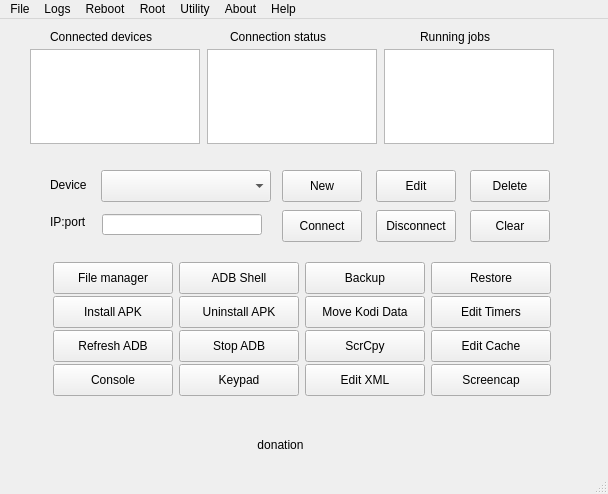
<?xml version="1.0" encoding="UTF-8"?>
<ui version="4.0">
 <class>MainWindow</class>
 <widget class="QMainWindow" name="MainWindow">
  <property name="geometry">
   <rect>
    <x>0</x>
    <y>0</y>
    <width>608</width>
    <height>494</height>
   </rect>
  </property>
  <property name="sizePolicy">
   <sizepolicy hsizetype="Preferred" vsizetype="Preferred">
    <horstretch>0</horstretch>
    <verstretch>0</verstretch>
   </sizepolicy>
  </property>
  <property name="windowTitle">
   <string>adblink</string>
  </property>
  <property name="styleSheet">
   <string notr="true"/>
  </property>
  <widget class="QWidget" name="centralWidget">
   <widget class="QLabel" name="server_running">
    <property name="geometry">
     <rect>
      <x>480</x>
      <y>500</y>
      <width>51</width>
      <height>20</height>
     </rect>
    </property>
    <property name="text">
     <string>server</string>
    </property>
   </widget>
   <widget class="QPushButton" name="donate">
    <property name="geometry">
     <rect>
      <x>130</x>
      <y>410</y>
      <width>301</width>
      <height>31</height>
     </rect>
    </property>
    <property name="focusPolicy">
     <enum>Qt::NoFocus</enum>
    </property>
    <property name="text">
     <string>donation</string>
    </property>
    <property name="iconSize">
     <size>
      <width>247</width>
      <height>26</height>
     </size>
    </property>
    <property name="flat">
     <bool>true</bool>
    </property>
   </widget>
   <widget class="QLabel" name="label_6">
    <property name="geometry">
     <rect>
      <x>230</x>
      <y>10</y>
      <width>111</width>
      <height>16</height>
     </rect>
    </property>
    <property name="text">
     <string>Connection status</string>
    </property>
   </widget>
   <widget class="QLabel" name="label_4">
    <property name="geometry">
     <rect>
      <x>50</x>
      <y>10</y>
      <width>117</width>
      <height>16</height>
     </rect>
    </property>
    <property name="text">
     <string>Connected devices</string>
    </property>
   </widget>
   <widget class="QLabel" name="label_7">
    <property name="geometry">
     <rect>
      <x>420</x>
      <y>10</y>
      <width>79</width>
      <height>16</height>
     </rect>
    </property>
    <property name="text">
     <string>Running jobs</string>
    </property>
   </widget>
   <widget class="QListWidget" name="listDevicesStatus">
    <property name="geometry">
     <rect>
      <x>207</x>
      <y>30</y>
      <width>170</width>
      <height>95</height>
     </rect>
    </property>
    <property name="minimumSize">
     <size>
      <width>170</width>
      <height>95</height>
     </size>
    </property>
    <property name="maximumSize">
     <size>
      <width>170</width>
      <height>95</height>
     </size>
    </property>
    <property name="focusPolicy">
     <enum>Qt::NoFocus</enum>
    </property>
    <property name="selectionMode">
     <enum>QAbstractItemView::NoSelection</enum>
    </property>
   </widget>
   <widget class="QListWidget" name="listRunningJobs">
    <property name="geometry">
     <rect>
      <x>384</x>
      <y>30</y>
      <width>170</width>
      <height>95</height>
     </rect>
    </property>
    <property name="minimumSize">
     <size>
      <width>170</width>
      <height>95</height>
     </size>
    </property>
    <property name="maximumSize">
     <size>
      <width>170</width>
      <height>95</height>
     </size>
    </property>
    <property name="focusPolicy">
     <enum>Qt::NoFocus</enum>
    </property>
    <property name="selectionMode">
     <enum>QAbstractItemView::NoSelection</enum>
    </property>
   </widget>
   <widget class="QListWidget" name="listDevices">
    <property name="geometry">
     <rect>
      <x>30</x>
      <y>30</y>
      <width>170</width>
      <height>95</height>
     </rect>
    </property>
    <property name="minimumSize">
     <size>
      <width>170</width>
      <height>95</height>
     </size>
    </property>
    <property name="maximumSize">
     <size>
      <width>170</width>
      <height>95</height>
     </size>
    </property>
    <property name="toolTip">
     <string>&lt;html&gt;&lt;head/&gt;&lt;body&gt;&lt;p&gt;Double-click device ID to start the file manager&lt;/p&gt;&lt;/body&gt;&lt;/html&gt;</string>
    </property>
    <property name="selectionMode">
     <enum>QAbstractItemView::SingleSelection</enum>
    </property>
    <property name="currentRow">
     <number>-1</number>
    </property>
   </widget>
   <widget class="QProgressBar" name="progressBar">
    <property name="enabled">
     <bool>true</bool>
    </property>
    <property name="geometry">
     <rect>
      <x>300</x>
      <y>500</y>
      <width>118</width>
      <height>16</height>
     </rect>
    </property>
    <property name="value">
     <number>25</number>
    </property>
    <property name="textVisible">
     <bool>false</bool>
    </property>
   </widget>
   <widget class="QPushButton" name="scrcpyOpen">
    <property name="geometry">
     <rect>
      <x>20</x>
      <y>490</y>
      <width>120</width>
      <height>32</height>
     </rect>
    </property>
    <property name="minimumSize">
     <size>
      <width>120</width>
      <height>32</height>
     </size>
    </property>
    <property name="maximumSize">
     <size>
      <width>120</width>
      <height>32</height>
     </size>
    </property>
    <property name="focusPolicy">
     <enum>Qt::NoFocus</enum>
    </property>
    <property name="toolTip">
     <string>&lt;html&gt;&lt;head/&gt;&lt;body&gt;&lt;p&gt;Open ScrCpy.  Shortcut: Ctrl-R&lt;/p&gt;&lt;/body&gt;&lt;/html&gt;</string>
    </property>
    <property name="text">
     <string>ScrCpy</string>
    </property>
   </widget>
   <widget class="QPushButton" name="pushButton">
    <property name="geometry">
     <rect>
      <x>160</x>
      <y>490</y>
      <width>93</width>
      <height>29</height>
     </rect>
    </property>
    <property name="text">
     <string>PushButton</string>
    </property>
   </widget>
   <widget class="QPushButton" name="connButton">
    <property name="geometry">
     <rect>
      <x>282</x>
      <y>191</y>
      <width>80</width>
      <height>32</height>
     </rect>
    </property>
    <property name="minimumSize">
     <size>
      <width>80</width>
      <height>32</height>
     </size>
    </property>
    <property name="maximumSize">
     <size>
      <width>80</width>
      <height>32</height>
     </size>
    </property>
    <property name="focusPolicy">
     <enum>Qt::NoFocus</enum>
    </property>
    <property name="toolTip">
     <string>&lt;html&gt;&lt;head/&gt;&lt;body&gt;&lt;p&gt;Connect android device via IP address. Shortcut: Ctrl-E&lt;/p&gt;&lt;/body&gt;&lt;/html&gt;</string>
    </property>
    <property name="text">
     <string>Connect</string>
    </property>
   </widget>
   <widget class="QPushButton" name="disButton">
    <property name="geometry">
     <rect>
      <x>376</x>
      <y>191</y>
      <width>80</width>
      <height>32</height>
     </rect>
    </property>
    <property name="minimumSize">
     <size>
      <width>80</width>
      <height>32</height>
     </size>
    </property>
    <property name="maximumSize">
     <size>
      <width>80</width>
      <height>32</height>
     </size>
    </property>
    <property name="focusPolicy">
     <enum>Qt::NoFocus</enum>
    </property>
    <property name="toolTip">
     <string>&lt;html&gt;&lt;head/&gt;&lt;body&gt;&lt;p&gt;Disconnect android device connected via IP address. Shortcut: Ctrl-F&lt;/p&gt;&lt;/body&gt;&lt;/html&gt;</string>
    </property>
    <property name="text">
     <string>Disconnect</string>
    </property>
   </widget>
   <widget class="QPushButton" name="clearButton">
    <property name="geometry">
     <rect>
      <x>470</x>
      <y>191</y>
      <width>80</width>
      <height>32</height>
     </rect>
    </property>
    <property name="minimumSize">
     <size>
      <width>80</width>
      <height>21</height>
     </size>
    </property>
    <property name="maximumSize">
     <size>
      <width>80</width>
      <height>16777215</height>
     </size>
    </property>
    <property name="focusPolicy">
     <enum>Qt::NoFocus</enum>
    </property>
    <property name="toolTip">
     <string>&lt;html&gt;&lt;head/&gt;&lt;body&gt;&lt;p&gt;Clear ad hoc IP/port. Shortcut: Ctrl-Y&lt;/p&gt;&lt;/body&gt;&lt;/html&gt;</string>
    </property>
    <property name="text">
     <string>Clear</string>
    </property>
   </widget>
   <widget class="QPushButton" name="delRecord">
    <property name="geometry">
     <rect>
      <x>470</x>
      <y>151</y>
      <width>80</width>
      <height>32</height>
     </rect>
    </property>
    <property name="minimumSize">
     <size>
      <width>80</width>
      <height>32</height>
     </size>
    </property>
    <property name="maximumSize">
     <size>
      <width>80</width>
      <height>32</height>
     </size>
    </property>
    <property name="focusPolicy">
     <enum>Qt::NoFocus</enum>
    </property>
    <property name="toolTip">
     <string>&lt;html&gt;&lt;head/&gt;&lt;body&gt;&lt;p&gt;Delete device record. Shortcut: Ctrl-D&lt;/p&gt;&lt;/body&gt;&lt;/html&gt;</string>
    </property>
    <property name="text">
     <string>Delete</string>
    </property>
   </widget>
   <widget class="QPushButton" name="newRecord">
    <property name="geometry">
     <rect>
      <x>282</x>
      <y>151</y>
      <width>80</width>
      <height>32</height>
     </rect>
    </property>
    <property name="minimumSize">
     <size>
      <width>80</width>
      <height>32</height>
     </size>
    </property>
    <property name="maximumSize">
     <size>
      <width>80</width>
      <height>32</height>
     </size>
    </property>
    <property name="focusPolicy">
     <enum>Qt::NoFocus</enum>
    </property>
    <property name="toolTip">
     <string>&lt;html&gt;&lt;head/&gt;&lt;body&gt;&lt;p&gt;Create new device record. Shortcut: Ctrl-B&lt;/p&gt;&lt;/body&gt;&lt;/html&gt;</string>
    </property>
    <property name="text">
     <string>New</string>
    </property>
   </widget>
   <widget class="QPushButton" name="editRecord">
    <property name="geometry">
     <rect>
      <x>376</x>
      <y>151</y>
      <width>80</width>
      <height>32</height>
     </rect>
    </property>
    <property name="minimumSize">
     <size>
      <width>80</width>
      <height>32</height>
     </size>
    </property>
    <property name="maximumSize">
     <size>
      <width>80</width>
      <height>32</height>
     </size>
    </property>
    <property name="focusPolicy">
     <enum>Qt::NoFocus</enum>
    </property>
    <property name="toolTip">
     <string>&lt;html&gt;&lt;head/&gt;&lt;body&gt;&lt;p&gt;Edit device record. Shortcut: Ctrl-C&lt;/p&gt;&lt;/body&gt;&lt;/html&gt;</string>
    </property>
    <property name="text">
     <string>Edit</string>
    </property>
   </widget>
   <widget class="QLabel" name="label_2">
    <property name="geometry">
     <rect>
      <x>50</x>
      <y>195</y>
      <width>41</width>
      <height>16</height>
     </rect>
    </property>
    <property name="text">
     <string>IP:port</string>
    </property>
   </widget>
   <widget class="QLineEdit" name="adhocip">
    <property name="geometry">
     <rect>
      <x>102</x>
      <y>195</y>
      <width>160</width>
      <height>21</height>
     </rect>
    </property>
    <property name="minimumSize">
     <size>
      <width>160</width>
      <height>0</height>
     </size>
    </property>
    <property name="maximumSize">
     <size>
      <width>160</width>
      <height>16777215</height>
     </size>
    </property>
    <property name="toolTip">
     <string>&lt;html&gt;&lt;head/&gt;&lt;body&gt;&lt;p&gt;IP address of ad hoc device. Use this to connect to devices that are not entered into the adbLink database. You can also specify a port by appending :&amp;lt;port&amp;gt; to the IP address.&lt;/p&gt;&lt;/body&gt;&lt;/html&gt;</string>
    </property>
   </widget>
   <widget class="QLabel" name="label_5">
    <property name="geometry">
     <rect>
      <x>50</x>
      <y>158</y>
      <width>41</width>
      <height>16</height>
     </rect>
    </property>
    <property name="text">
     <string>Device</string>
    </property>
   </widget>
   <widget class="QComboBox" name="deviceBox">
    <property name="geometry">
     <rect>
      <x>101</x>
      <y>151</y>
      <width>170</width>
      <height>32</height>
     </rect>
    </property>
    <property name="minimumSize">
     <size>
      <width>170</width>
      <height>32</height>
     </size>
    </property>
    <property name="maximumSize">
     <size>
      <width>170</width>
      <height>32</height>
     </size>
    </property>
    <property name="focusPolicy">
     <enum>Qt::NoFocus</enum>
    </property>
    <property name="toolTip">
     <string>&lt;html&gt;&lt;head/&gt;&lt;body&gt;&lt;p&gt;Select device via this dropdown menu&lt;/p&gt;&lt;/body&gt;&lt;/html&gt;</string>
    </property>
    <property name="editable">
     <bool>false</bool>
    </property>
   </widget>
   <widget class="QWidget" name="layoutWidget">
    <property name="geometry">
     <rect>
      <x>42</x>
      <y>232</y>
      <width>524</width>
      <height>151</height>
     </rect>
    </property>
    <layout class="QGridLayout" name="gridLayout">
     <item row="0" column="0">
      <widget class="QPushButton" name="fmButton">
       <property name="minimumSize">
        <size>
         <width>120</width>
         <height>32</height>
        </size>
       </property>
       <property name="maximumSize">
        <size>
         <width>120</width>
         <height>32</height>
        </size>
       </property>
       <property name="focusPolicy">
        <enum>Qt::NoFocus</enum>
       </property>
       <property name="toolTip">
        <string>&lt;html&gt;&lt;head/&gt;&lt;body&gt;&lt;p&gt;Open file manager for selected device. Shortcut: Ctrl-G&lt;/p&gt;&lt;/body&gt;&lt;/html&gt;</string>
       </property>
       <property name="text">
        <string>File manager</string>
       </property>
      </widget>
     </item>
     <item row="0" column="1">
      <widget class="QPushButton" name="adbshellButton">
       <property name="minimumSize">
        <size>
         <width>120</width>
         <height>32</height>
        </size>
       </property>
       <property name="maximumSize">
        <size>
         <width>120</width>
         <height>32</height>
        </size>
       </property>
       <property name="focusPolicy">
        <enum>Qt::NoFocus</enum>
       </property>
       <property name="toolTip">
        <string>&lt;html&gt;&lt;head/&gt;&lt;body&gt;&lt;p&gt;Open a terminal session on the connected device. Shortcut: Ctrl-I&lt;/p&gt;&lt;/body&gt;&lt;/html&gt;</string>
       </property>
       <property name="text">
        <string>ADB Shell</string>
       </property>
      </widget>
     </item>
     <item row="0" column="2">
      <widget class="QPushButton" name="backupButton">
       <property name="minimumSize">
        <size>
         <width>120</width>
         <height>32</height>
        </size>
       </property>
       <property name="maximumSize">
        <size>
         <width>120</width>
         <height>32</height>
        </size>
       </property>
       <property name="focusPolicy">
        <enum>Qt::NoFocus</enum>
       </property>
       <property name="toolTip">
        <string>&lt;html&gt;&lt;head/&gt;&lt;body&gt;&lt;p&gt;Backup Kodi's data files. Shortcut: Ctrl-J&lt;/p&gt;&lt;/body&gt;&lt;/html&gt;</string>
       </property>
       <property name="text">
        <string>Backup</string>
       </property>
      </widget>
     </item>
     <item row="0" column="3">
      <widget class="QPushButton" name="restoreButton">
       <property name="minimumSize">
        <size>
         <width>120</width>
         <height>32</height>
        </size>
       </property>
       <property name="maximumSize">
        <size>
         <width>120</width>
         <height>32</height>
        </size>
       </property>
       <property name="focusPolicy">
        <enum>Qt::NoFocus</enum>
       </property>
       <property name="toolTip">
        <string>&lt;html&gt;&lt;head/&gt;&lt;body&gt;&lt;p&gt;Restore Kodi's data files. Shortcut: Ctrl-K&lt;/p&gt;&lt;/body&gt;&lt;/html&gt;</string>
       </property>
       <property name="text">
        <string>Restore</string>
       </property>
      </widget>
     </item>
     <item row="1" column="0">
      <widget class="QPushButton" name="sideload_Button">
       <property name="minimumSize">
        <size>
         <width>120</width>
         <height>32</height>
        </size>
       </property>
       <property name="maximumSize">
        <size>
         <width>120</width>
         <height>32</height>
        </size>
       </property>
       <property name="toolTip">
        <string>&lt;html&gt;&lt;head/&gt;&lt;body&gt;&lt;p&gt;Install app(s) to device. Shortcut: Ctrl-L&lt;/p&gt;&lt;/body&gt;&lt;/html&gt;</string>
       </property>
       <property name="text">
        <string>Install APK</string>
       </property>
      </widget>
     </item>
     <item row="1" column="1">
      <widget class="QPushButton" name="uninstall_Button">
       <property name="minimumSize">
        <size>
         <width>120</width>
         <height>32</height>
        </size>
       </property>
       <property name="maximumSize">
        <size>
         <width>120</width>
         <height>32</height>
        </size>
       </property>
       <property name="focusPolicy">
        <enum>Qt::NoFocus</enum>
       </property>
       <property name="toolTip">
        <string>&lt;html&gt;&lt;head/&gt;&lt;body&gt;&lt;p&gt;Unistall app from device. Shortcut: Ctrl-M&lt;/p&gt;&lt;/body&gt;&lt;/html&gt;</string>
       </property>
       <property name="text">
        <string>Uninstall APK</string>
       </property>
      </widget>
     </item>
     <item row="1" column="2">
      <widget class="QPushButton" name="mvdataButton">
       <property name="minimumSize">
        <size>
         <width>120</width>
         <height>32</height>
        </size>
       </property>
       <property name="maximumSize">
        <size>
         <width>120</width>
         <height>32</height>
        </size>
       </property>
       <property name="focusPolicy">
        <enum>Qt::NoFocus</enum>
       </property>
       <property name="toolTip">
        <string>&lt;html&gt;&lt;head/&gt;&lt;body&gt;&lt;p&gt;Move Kodi data to/from external partition. Shortcut: Ctrl-N&lt;/p&gt;&lt;/body&gt;&lt;/html&gt;</string>
       </property>
       <property name="text">
        <string>Move Kodi Data</string>
       </property>
      </widget>
     </item>
     <item row="1" column="3">
      <widget class="QPushButton" name="pushTimers">
       <property name="minimumSize">
        <size>
         <width>120</width>
         <height>32</height>
        </size>
       </property>
       <property name="maximumSize">
        <size>
         <width>120</width>
         <height>32</height>
        </size>
       </property>
       <property name="toolTip">
        <string>Edit rimers for Sleep and Screensaver</string>
       </property>
       <property name="text">
        <string>Edit Timers</string>
       </property>
      </widget>
     </item>
     <item row="2" column="0">
      <widget class="QPushButton" name="refreshConnectedDevices">
       <property name="minimumSize">
        <size>
         <width>120</width>
         <height>32</height>
        </size>
       </property>
       <property name="maximumSize">
        <size>
         <width>120</width>
         <height>32</height>
        </size>
       </property>
       <property name="focusPolicy">
        <enum>Qt::NoFocus</enum>
       </property>
       <property name="toolTip">
        <string>&lt;html&gt;&lt;head/&gt;&lt;body&gt;&lt;p&gt;Refresh ADB server. Shortcut: Ctrl-P&lt;/p&gt;&lt;/body&gt;&lt;/html&gt;</string>
       </property>
       <property name="text">
        <string>Refresh ADB</string>
       </property>
      </widget>
     </item>
     <item row="2" column="1">
      <widget class="QPushButton" name="killServer">
       <property name="minimumSize">
        <size>
         <width>120</width>
         <height>32</height>
        </size>
       </property>
       <property name="maximumSize">
        <size>
         <width>120</width>
         <height>32</height>
        </size>
       </property>
       <property name="focusPolicy">
        <enum>Qt::NoFocus</enum>
       </property>
       <property name="toolTip">
        <string>&lt;html&gt;&lt;head/&gt;&lt;body&gt;&lt;p&gt;Stop ADB server. Shortcut: Ctrl-Z&lt;/p&gt;&lt;/body&gt;&lt;/html&gt;</string>
       </property>
       <property name="text">
        <string>Stop ADB</string>
       </property>
       <property name="checkable">
        <bool>false</bool>
       </property>
      </widget>
     </item>
     <item row="2" column="2">
      <widget class="QPushButton" name="scpyButton">
       <property name="minimumSize">
        <size>
         <width>120</width>
         <height>32</height>
        </size>
       </property>
       <property name="maximumSize">
        <size>
         <width>120</width>
         <height>32</height>
        </size>
       </property>
       <property name="toolTip">
        <string>&lt;html&gt;&lt;head/&gt;&lt;body&gt;&lt;p&gt;Start scrcpy Android screen viewer&lt;/p&gt;&lt;/body&gt;&lt;/html&gt;</string>
       </property>
       <property name="text">
        <string>ScrCpy</string>
       </property>
      </widget>
     </item>
     <item row="2" column="3">
      <widget class="QPushButton" name="cacheButton">
       <property name="minimumSize">
        <size>
         <width>120</width>
         <height>32</height>
        </size>
       </property>
       <property name="maximumSize">
        <size>
         <width>120</width>
         <height>32</height>
        </size>
       </property>
       <property name="focusPolicy">
        <enum>Qt::NoFocus</enum>
       </property>
       <property name="toolTip">
        <string>&lt;html&gt;&lt;head/&gt;&lt;body&gt;&lt;p&gt;Adjust Kodi's video cache settings. Shortcut: Ctrl-S&lt;/p&gt;&lt;/body&gt;&lt;/html&gt;</string>
       </property>
       <property name="text">
        <string>Edit Cache</string>
       </property>
      </widget>
     </item>
     <item row="3" column="0">
      <widget class="QPushButton" name="doConsole">
       <property name="minimumSize">
        <size>
         <width>120</width>
         <height>32</height>
        </size>
       </property>
       <property name="maximumSize">
        <size>
         <width>120</width>
         <height>32</height>
        </size>
       </property>
       <property name="focusPolicy">
        <enum>Qt::NoFocus</enum>
       </property>
       <property name="toolTip">
        <string>&lt;html&gt;&lt;head/&gt;&lt;body&gt;&lt;p&gt;Open adb-capable command prompt. Shortcut: Ctrl-T&lt;/p&gt;&lt;/body&gt;&lt;/html&gt;</string>
       </property>
       <property name="text">
        <string>Console</string>
       </property>
      </widget>
     </item>
     <item row="3" column="1">
      <widget class="QPushButton" name="keypadButton">
       <property name="minimumSize">
        <size>
         <width>120</width>
         <height>32</height>
        </size>
       </property>
       <property name="maximumSize">
        <size>
         <width>120</width>
         <height>32</height>
        </size>
       </property>
       <property name="focusPolicy">
        <enum>Qt::NoFocus</enum>
       </property>
       <property name="toolTip">
        <string>&lt;html&gt;&lt;head/&gt;&lt;body&gt;&lt;p&gt;Remote Android keypad. Shortcut: Ctrl-U&lt;/p&gt;&lt;/body&gt;&lt;/html&gt;</string>
       </property>
       <property name="text">
        <string>Keypad</string>
       </property>
      </widget>
     </item>
     <item row="3" column="2">
      <widget class="QPushButton" name="editXML">
       <property name="minimumSize">
        <size>
         <width>120</width>
         <height>32</height>
        </size>
       </property>
       <property name="maximumSize">
        <size>
         <width>120</width>
         <height>32</height>
        </size>
       </property>
       <property name="focusPolicy">
        <enum>Qt::NoFocus</enum>
       </property>
       <property name="toolTip">
        <string>&lt;html&gt;&lt;head/&gt;&lt;body&gt;&lt;p&gt;Edit Kodi XML files&lt;/p&gt;&lt;/body&gt;&lt;/html&gt;</string>
       </property>
       <property name="text">
        <string>Edit XML</string>
       </property>
      </widget>
     </item>
     <item row="3" column="3">
      <widget class="QPushButton" name="screencapButton">
       <property name="minimumSize">
        <size>
         <width>120</width>
         <height>32</height>
        </size>
       </property>
       <property name="maximumSize">
        <size>
         <width>120</width>
         <height>32</height>
        </size>
       </property>
       <property name="focusPolicy">
        <enum>Qt::NoFocus</enum>
       </property>
       <property name="toolTip">
        <string>&lt;html&gt;&lt;head/&gt;&lt;body&gt;&lt;p&gt;Get screen capture from device. Shortcut: Ctrl-W&lt;/p&gt;&lt;/body&gt;&lt;/html&gt;</string>
       </property>
       <property name="text">
        <string>Screencap</string>
       </property>
      </widget>
     </item>
    </layout>
   </widget>
  </widget>
  <widget class="QStatusBar" name="statusBar"/>
  <widget class="QMenuBar" name="menuBar">
   <property name="geometry">
    <rect>
     <x>0</x>
     <y>0</y>
     <width>608</width>
     <height>24</height>
    </rect>
   </property>
   <widget class="QMenu" name="menuFile">
    <property name="title">
     <string>File</string>
    </property>
    <addaction name="actionPreferences"/>
    <addaction name="actionDownload_Kodi"/>
    <addaction name="separator"/>
    <addaction name="actionQuit"/>
   </widget>
   <widget class="QMenu" name="menuAbout">
    <property name="title">
     <string>About</string>
    </property>
    <addaction name="actionAbout"/>
   </widget>
   <widget class="QMenu" name="menuHelp">
    <property name="title">
     <string>Help</string>
    </property>
    <addaction name="actionHelp"/>
   </widget>
   <widget class="QMenu" name="menuLogs">
    <property name="title">
     <string>Logs</string>
    </property>
    <addaction name="actionView_adbLink_Log"/>
    <addaction name="actionView_Kodi_Log"/>
   </widget>
   <widget class="QMenu" name="menuReboot">
    <property name="title">
     <string>Reboot</string>
    </property>
    <addaction name="actionReboot"/>
    <addaction name="actionRecovery"/>
    <addaction name="actionReboot_bootloader"/>
   </widget>
   <widget class="QMenu" name="menuRoot">
    <property name="title">
     <string>Root</string>
    </property>
    <addaction name="actionMount_system_RO"/>
    <addaction name="actionMount_system_RW"/>
   </widget>
   <widget class="QMenu" name="menuUtility">
    <property name="title">
     <string>Utility</string>
    </property>
    <addaction name="actionReiinstall_Busybox"/>
    <addaction name="actionPaste_path"/>
    <addaction name="actionStart_Application"/>
    <addaction name="actionStop_Application"/>
    <addaction name="actionArchitecture"/>
    <addaction name="actionOculus_VR"/>
    <addaction name="actionSend_text"/>
    <addaction name="actionSet_Kodi_permissions"/>
    <addaction name="actionCreate_kodi_data"/>
    <addaction name="actionGet_UID_from_APK_file"/>
    <addaction name="View_Changelog"/>
    <addaction name="Erase_adbLink_database"/>
    <addaction name="actionWireless_ADBD"/>
    <addaction name="actionSplash_Screen"/>
    <addaction name="actionPush_remote"/>
    <addaction name="actionTest_adb_connection"/>
    <addaction name="actiondelthumb"/>
   </widget>
   <addaction name="menuFile"/>
   <addaction name="menuLogs"/>
   <addaction name="menuReboot"/>
   <addaction name="menuRoot"/>
   <addaction name="menuUtility"/>
   <addaction name="menuAbout"/>
   <addaction name="menuHelp"/>
  </widget>
  <action name="actionAbout">
   <property name="text">
    <string>About</string>
   </property>
  </action>
  <action name="actionQuit">
   <property name="text">
    <string>Quit</string>
   </property>
   <property name="toolTip">
    <string>Quit adbLink</string>
   </property>
  </action>
  <action name="actionHelp">
   <property name="text">
    <string>Help</string>
   </property>
  </action>
  <action name="actionReboot">
   <property name="text">
    <string>Reboot device</string>
   </property>
  </action>
  <action name="actionRecovery">
   <property name="text">
    <string>Reboot recovery</string>
   </property>
   <property name="toolTip">
    <string>Reboot Recovery</string>
   </property>
  </action>
  <action name="actionDownload_Kodi">
   <property name="text">
    <string>Download Kodi</string>
   </property>
  </action>
  <action name="actionView_Kodi_Log">
   <property name="text">
    <string>View Kodi Log</string>
   </property>
   <property name="toolTip">
    <string>View/Copy Kodi Log</string>
   </property>
  </action>
  <action name="actionView_adbLink_Log">
   <property name="text">
    <string>View adbLink Log</string>
   </property>
   <property name="toolTip">
    <string>View/Copy adbLink Log</string>
   </property>
  </action>
  <action name="actionPaste_path">
   <property name="text">
    <string>Path to clipboard</string>
   </property>
   <property name="toolTip">
    <string>Copy path to clipboard. Paste path into ADB Shell </string>
   </property>
  </action>
  <action name="actionTest_adb_connection">
   <property name="text">
    <string>Logcat</string>
   </property>
   <property name="toolTip">
    <string>Test adb connection</string>
   </property>
  </action>
  <action name="actionStop_Application">
   <property name="text">
    <string>Stop Application</string>
   </property>
  </action>
  <action name="actionStart_Application">
   <property name="text">
    <string>Start Application</string>
   </property>
  </action>
  <action name="actionMount_system_RO">
   <property name="text">
    <string>Mount /  RO</string>
   </property>
   <property name="toolTip">
    <string>Mount / partition read-only</string>
   </property>
  </action>
  <action name="actionMount_system_RW">
   <property name="text">
    <string>Mount /  RW</string>
   </property>
   <property name="toolTip">
    <string>Mount /  partition read-write</string>
   </property>
  </action>
  <action name="actionWireless_ADBD">
   <property name="text">
    <string>Wireless ADBD</string>
   </property>
   <property name="toolTip">
    <string>Enable adb debugging over wifi</string>
   </property>
  </action>
  <action name="actionKodi_data_usage">
   <property name="text">
    <string>Kodi data usage</string>
   </property>
   <property name="toolTip">
    <string>Show Kodi's data usage</string>
   </property>
  </action>
  <action name="actionReboot_bootloader">
   <property name="text">
    <string>Reboot bootloader</string>
   </property>
  </action>
  <action name="actionPreferences">
   <property name="text">
    <string>Preferences</string>
   </property>
   <property name="toolTip">
    <string>Application preferences</string>
   </property>
  </action>
  <action name="actionGet_package_name">
   <property name="text">
    <string>Get package name</string>
   </property>
   <property name="toolTip">
    <string>Get package name of android program</string>
   </property>
  </action>
  <action name="actionArchitecture">
   <property name="text">
    <string>System information</string>
   </property>
   <property name="toolTip">
    <string>Show system information</string>
   </property>
  </action>
  <action name="actionSleep_adjust">
   <property name="text">
    <string>Set timers</string>
   </property>
   <property name="toolTip">
    <string>Set sleep/screensaver timers</string>
   </property>
  </action>
  <action name="actiondelthumb">
   <property name="text">
    <string>Delete thumbnails</string>
   </property>
  </action>
  <action name="actionPush_remote">
   <property name="text">
    <string>Push remote</string>
   </property>
  </action>
  <action name="actionSplash_Screen">
   <property name="text">
    <string>Splash Screen</string>
   </property>
   <property name="toolTip">
    <string>Change Kodi's Splash Screen</string>
   </property>
  </action>
  <action name="View_Changelog">
   <property name="text">
    <string>View changelog</string>
   </property>
  </action>
  <action name="Erase_adbLink_database">
   <property name="text">
    <string>Erase device database</string>
   </property>
  </action>
  <action name="actionConnect_WSA">
   <property name="text">
    <string>Connect WSA</string>
   </property>
   <property name="toolTip">
    <string>Connect to Windows Subsystem for Android</string>
   </property>
  </action>
  <action name="actionReiinstall_Busybox">
   <property name="text">
    <string>Reinstall Busybox</string>
   </property>
   <property name="toolTip">
    <string>Reinstall Busybox</string>
   </property>
  </action>
  <action name="actionSet_Kodi_permissions">
   <property name="text">
    <string>Set app permissions</string>
   </property>
   <property name="toolTip">
    <string>Set app MANAGE_EXTERNAL_STORAGE permissions</string>
   </property>
  </action>
  <action name="actionGet_UID_from_APK_file">
   <property name="text">
    <string>Get package name</string>
   </property>
  </action>
  <action name="actionOculus_VR">
   <property name="text">
    <string>Quest Headset</string>
   </property>
   <property name="toolTip">
    <string>Quest headset values and flags</string>
   </property>
  </action>
  <action name="actionSend_text">
   <property name="text">
    <string>Send text to device</string>
   </property>
   <property name="toolTip">
    <string>Send text to Android device</string>
   </property>
  </action>
  <action name="actionCreate_kodi_data">
   <property name="text">
    <string>Create Kodi data</string>
   </property>
  </action>
 </widget>
 <layoutdefault spacing="6" margin="11"/>
 <resources/>
 <connections/>
</ui>
